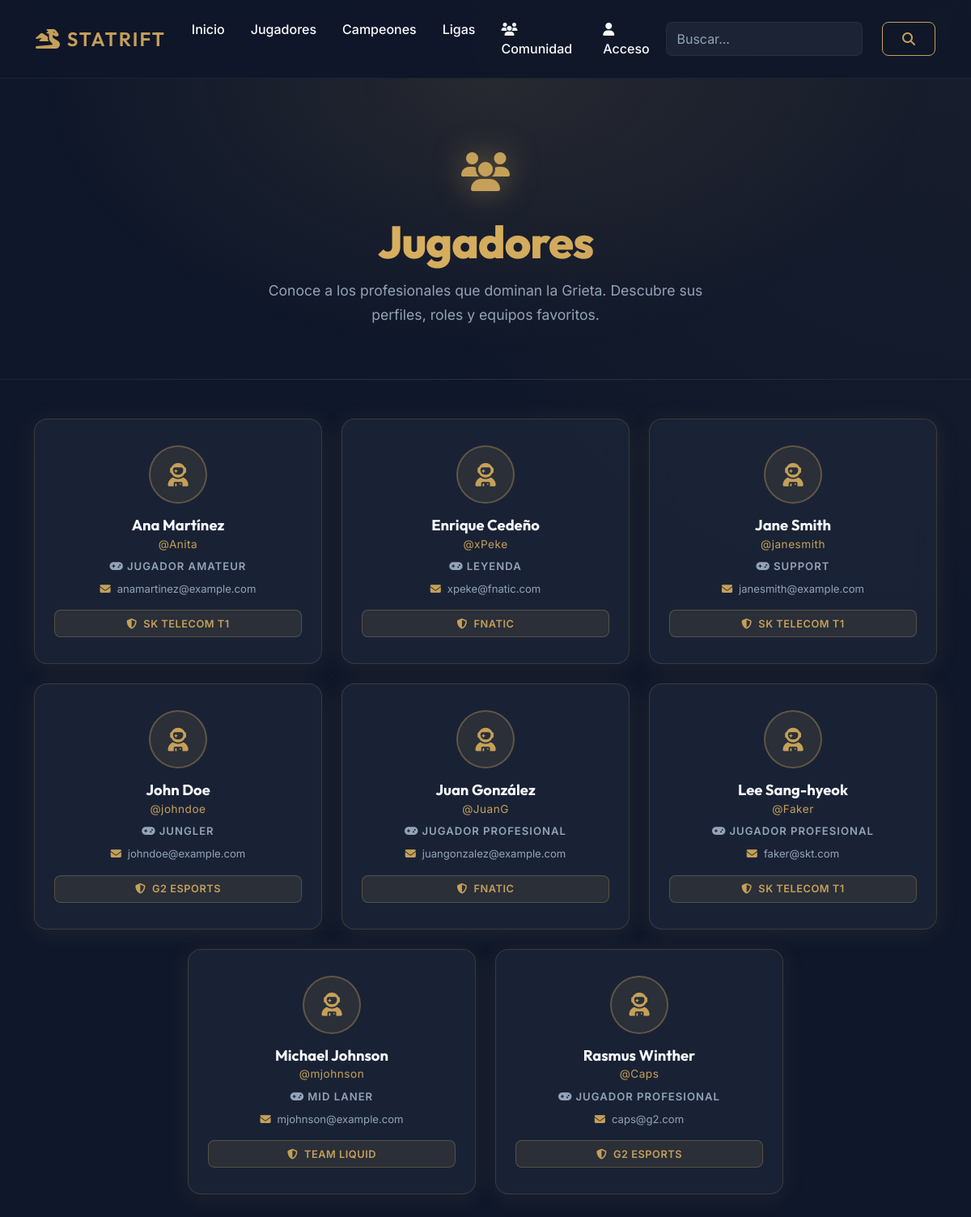
The page /VISTAS/jugadores.php on the database its author committed.
### tables this page shows
CREATE TABLE `jugador` (
  `id` int NOT NULL AUTO_INCREMENT,
  `nombre` varchar(50) DEFAULT NULL,
  `apellidos` varchar(50) DEFAULT NULL,
  `nick` varchar(20) DEFAULT NULL,
  `pass` varchar(50) NOT NULL,
  `correo` varchar(50) DEFAULT NULL,
  `tipo` varchar(20) DEFAULT NULL,
  `activo` tinyint(1) DEFAULT NULL,
  `id_equipo_favorito` int DEFAULT NULL,
  PRIMARY KEY (`id`),
  KEY `fk_idjugador_idequipo` (`id_equipo_favorito`),
  CONSTRAINT `fk_idjugador_idequipo` FOREIGN KEY (`id_equipo_favorito`) REFERENCES `equipo` (`id`)
);

CREATE TABLE `equipo` (
  `id` int NOT NULL AUTO_INCREMENT,
  `nombre` varchar(50) DEFAULT NULL,
  `Jugadores` varchar(100) DEFAULT NULL,
  `Logo` varchar(200) DEFAULT NULL,
  `id_liga` int DEFAULT NULL,
  PRIMARY KEY (`id`),
  KEY `id_liga` (`id_liga`),
  CONSTRAINT `equipo_ibfk_1` FOREIGN KEY (`id_liga`) REFERENCES `liga` (`id`)
);

### CONTROLADORES/mostrar_todos_jugadores.php (called while the page is built)
<?php
    require_once("../MODELOS/modelo_jugadores.php");
    $modelo_jugador = new modelo_jugadores;
    $modelo_jugador->mostrar_todos_jugadores();
?>

### BD/conectar_bd.php (called while the page is built, shortened)
<?php
    class conectar {
        public static function conexion(){
            $conexion = new mysqli("db", "miwex", "10fUETl9gnuDoJfR1Mtc", "statrift_db");
            $conexion-> set_charset("utf8mb4");
            return $conexion;
            }
    }
?>

### MODELOS/modelo_jugadores.php (the view, shortened to what this page needs)
<?php
class modelo_jugadores
{
    private $_db;
    public function __construct()
    {
        $this->_db = conectar::conexion();
    }
    public function mostrar_todos_jugadores(): void
    {
        $query = "SELECT j.*, e.nombre AS nombre_equipo
                  FROM jugador j
                  LEFT JOIN equipo e ON j.id_equipo_favorito = e.id
                  WHERE j.activo = 1
                  ORDER BY j.nombre ASC";
        $res = $this->_db->query($query);
        $roles = [
            'Administrador' => ['icon' => 'fa-shield-halved', 'color' => '#e5b962'],
            'Jugador'       => ['icon' => 'fa-gamepad',       'color' => '#94a3b8'],
        ];
        echo "<div class='row justify-content-center'>";
        $i = 0;
        while ($fila = $res->fetch_array(MYSQLI_ASSOC)) {
            $nombre   = htmlspecialchars($fila['nombre']   ?? '');
            $apellido = htmlspecialchars($fila['apellidos'] ?? '');
            $nick     = htmlspecialchars($fila['nick']     ?? '');
            $correo   = htmlspecialchars($fila['correo']   ?? '');
            $tipo     = htmlspecialchars($fila['tipo']     ?? 'Jugador');
            $equipo   = htmlspecialchars($fila['nombre_equipo'] ?? '');
            $role_info = $roles[$tipo] ?? $roles['Jugador'];
            $delay = ($i % 3) * 100;
            $equipo_badge = $equipo
                ? "<div class='player-team-badge mt-3'>
                       <i class='fa-solid fa-shield-halved me-1'></i> {$equipo}
                   </div>"
                : '';
            echo "
            <div class='col-12 col-md-6 col-lg-4 mb-4' data-aos='fade-up' data-aos-delay='{$delay}'>
                <div class='player-card bg-glass h-100'>
                    <div class='player-avatar'>
                        <i class='fa-solid fa-user-astronaut'></i>
                    </div>
                    <div class='player-info'>
                        <h4 class='player-name'>{$nombre} {$apellido}</h4>
                        <p class='player-nick'>@{$nick}</p>
                        <div class='player-role' style='color:{$role_info['color']}'>
                            <i class='fa-solid {$role_info['icon']} me-1'></i>{$tipo}
                        </div>
                        <p class='player-email mt-2'>
                            <i class='fa-solid fa-envelope text-gold me-2'></i>{$correo}
                        </p>
                        {$equipo_badge}
                    </div>
                </div>
            </div>";
            $i++;
        }
        echo "</div>";
    }
}
?>

### CSS/style.css (style rules this page uses)
:root { --bg-dark: #0f172a; --bg-card: rgba(30, 41, 59, 0.7); --text-primary: #f8fafc; --text-muted: #94a3b8; --gold-accent: #c5a059; --gold-hover: #e5b962; --border-glass: rgba(197, 160, 89, 0.2); --shadow-gold: 0 4px 30px rgba(197, 160, 89, 0.1); --transition-smooth: all 0.3s cubic-bezier(0.25, 0.8, 0.25, 1); }
body { background-color: var(--bg-dark); color: var(--text-primary); font-family: 'Inter', sans-serif; background-image: radial-gradient(circle at top right, rgba(197, 160, 89, 0.05), transparent 40%), radial-gradient(circle at bottom left, rgba(15, 23, 42, 1), transparent 50%); background-attachment: fixed; margin: 0; min-height: 100vh; }
h1, h2, h3, h4, h5, h6, .navbar-brand { font-family: 'Outfit', sans-serif; font-weight: 600; }
.text-gold { color: var(--gold-accent) !important; }
.bg-glass { background: var(--bg-card); backdrop-filter: blur(12px); -webkit-backdrop-filter: blur(12px); border: 1px solid var(--border-glass); border-radius: 12px; box-shadow: var(--shadow-gold); transition: var(--transition-smooth); }
.row { text-align: center; }
.player-card { border-radius: 16px; padding: 2rem 1.5rem; text-align: center; transition: var(--transition-smooth); }
.player-avatar { width: 72px; height: 72px; background: rgba(197, 160, 89, 0.1); border: 2px solid rgba(197, 160, 89, 0.35); border-radius: 50%; display: flex; align-items: center; justify-content: center; font-size: 1.8rem; color: var(--gold-accent); margin: 0 auto 1rem; transition: var(--transition-smooth); }
.player-name { font-family: 'Outfit', sans-serif; font-size: 1.15rem; font-weight: 700; color: var(--text-primary); margin-bottom: 0.1rem; }
.player-nick { font-size: 0.85rem; color: var(--gold-accent); margin-bottom: 0.5rem; letter-spacing: 0.5px; }
.player-role { font-size: 0.82rem; font-weight: 600; text-transform: uppercase; letter-spacing: 1px; }
.player-email { font-size: 0.82rem; color: var(--text-muted); margin: 0; word-break: break-all; }
.player-team-badge { background: rgba(197, 160, 89, 0.1); border: 1px solid rgba(197, 160, 89, 0.3); border-radius: 8px; padding: 0.4rem 0.75rem; font-size: 0.8rem; color: var(--gold-accent); font-weight: 600; text-transform: uppercase; letter-spacing: 0.5px; }

### rows shown on the page
jugador: nombre "Ana", apellidos "Martínez", nick "Anita", tipo "JUGADOR AMATEUR", correo "anamartinez@example.com", id_equipo_favorito.nombre "SK TELECOM T1"
jugador: nombre "Enrique", apellidos "Cedeño", nick "xPeke", tipo "LEYENDA", correo "xpeke@fnatic.com", id_equipo_favorito.nombre "FNATIC"
jugador: nombre "Jane", apellidos "Smith", nick "janesmith", tipo "SUPPORT", correo "janesmith@example.com", id_equipo_favorito.nombre "SK TELECOM T1"
jugador: nombre "John", apellidos "Doe", nick "johndoe", tipo "JUNGLER", correo "johndoe@example.com", id_equipo_favorito.nombre "G2 ESPORTS"
jugador: nombre "Juan", apellidos "González", nick "JuanG", tipo "JUGADOR PROFESIONAL", correo "juangonzalez@example.com", id_equipo_favorito.nombre "FNATIC"
jugador: nombre "Lee", apellidos "Sang-hyeok", nick "Faker", tipo "JUGADOR PROFESIONAL", correo "faker@skt.com", id_equipo_favorito.nombre "SK TELECOM T1"
jugador: nombre "Michael", apellidos "Johnson", nick "mjohnson", tipo "MID LANER", correo "mjohnson@example.com", id_equipo_favorito.nombre "TEAM LIQUID"
jugador: nombre "Rasmus", apellidos "Winther", nick "Caps", tipo "JUGADOR PROFESIONAL", correo "caps@g2.com", id_equipo_favorito.nombre "G2 ESPORTS"
